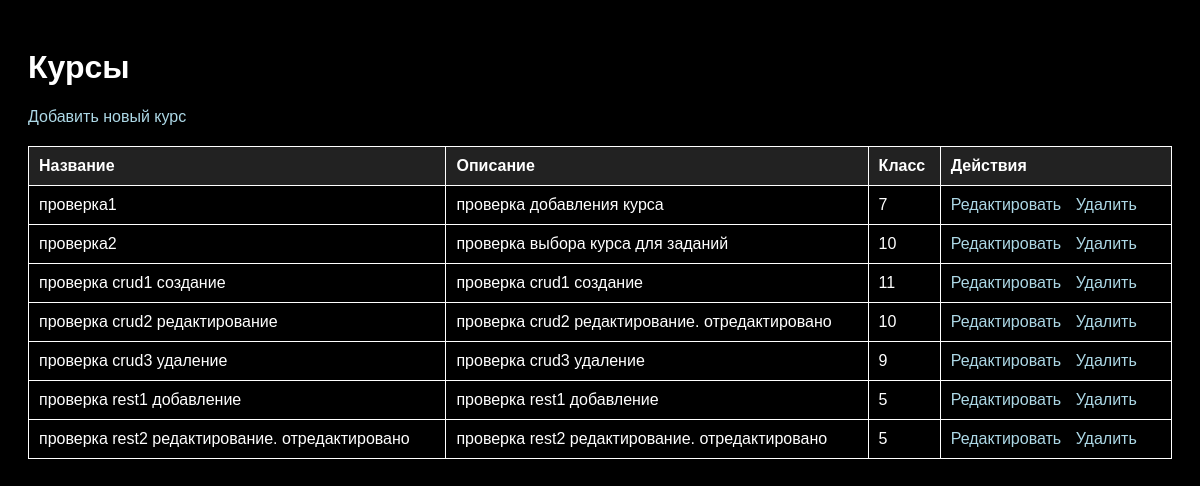
The app's page /courses/, older data.
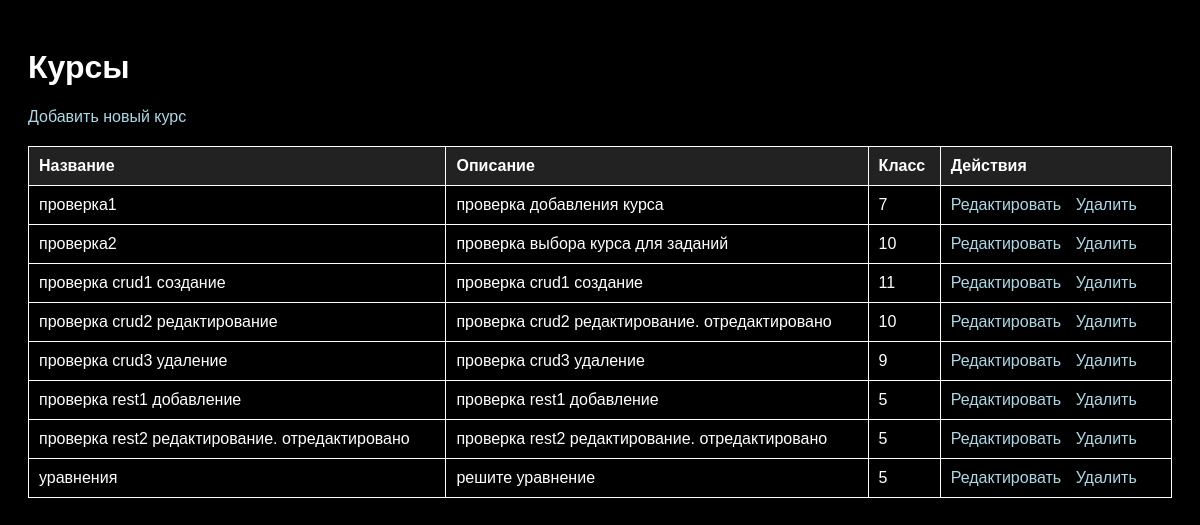
The same page, newer data.
### study/models.py (models this page shows, shortened)
class Course(models.Model):
    GRADE_LEVEL_CHOICES = [(i, f"{i} класс") for i in range(5, 12)]
    title = models.CharField(max_length=255)
    description = models.TextField(blank=True)
    grade_level = models.PositiveIntegerField(choices=GRADE_LEVEL_CHOICES, default=5)

### study/views.py (the view)
# urls.py: path('courses/', views.course_list, name='course_list'),
def course_list(request):
    courses = Course.objects.all()
    return render(request, 'course_list.html', {'courses': courses})

### study/templates/course_list.html (shortened to what this page needs)
<!DOCTYPE html>
<html lang="ru">
<head>
</head>
<body>
    <h1>Курсы</h1>
    <a href="{% url 'course_create' %}">Добавить новый курс</a>
    <table>
        <tr>
            <th>Название</th>
            <th>Описание</th>
            <th>Класс</th>
            <th>Действия</th>
        </tr>
        {% for course in courses %}
        <tr>
            <td>{{ course.title }}</td>
            <td>{{ course.description }}</td>
            <td>{{ course.grade_level }}</td>
            <td>
                <a href="{% url 'course_update' course.pk %}">Редактировать</a>
                <a href="{% url 'course_delete' course.pk %}">Удалить</a>
            </td>
        </tr>
        {% endfor %}
    </table>
</body>
</html>

### study/templates/course_list.html (style rules this page uses)
body { background-color: black; color: white; font-family: sans-serif; padding: 20px; }
a { color: lightblue; text-decoration: none; margin-right: 10px; }
table { width: 100%; border-collapse: collapse; margin-top: 20px; }
th, td { padding: 10px; border: 1px solid white; text-align: left; }
th { background-color: #222; }

Row changes from the older to the newer data that the page shows:
added Course: title "уравнения", description "решите уравнение", grade_level "5"
